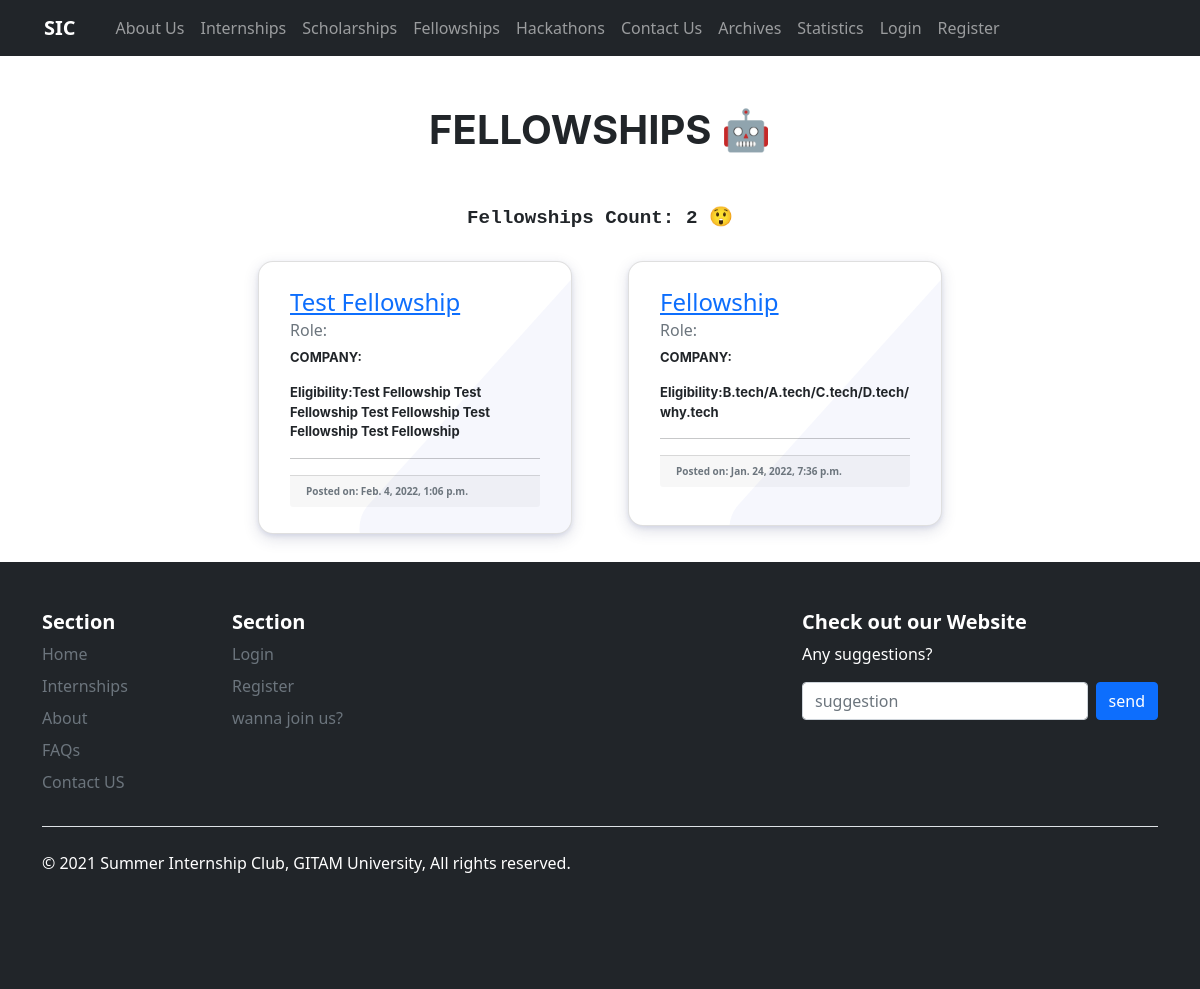
The app's page /fellowships/, older data.
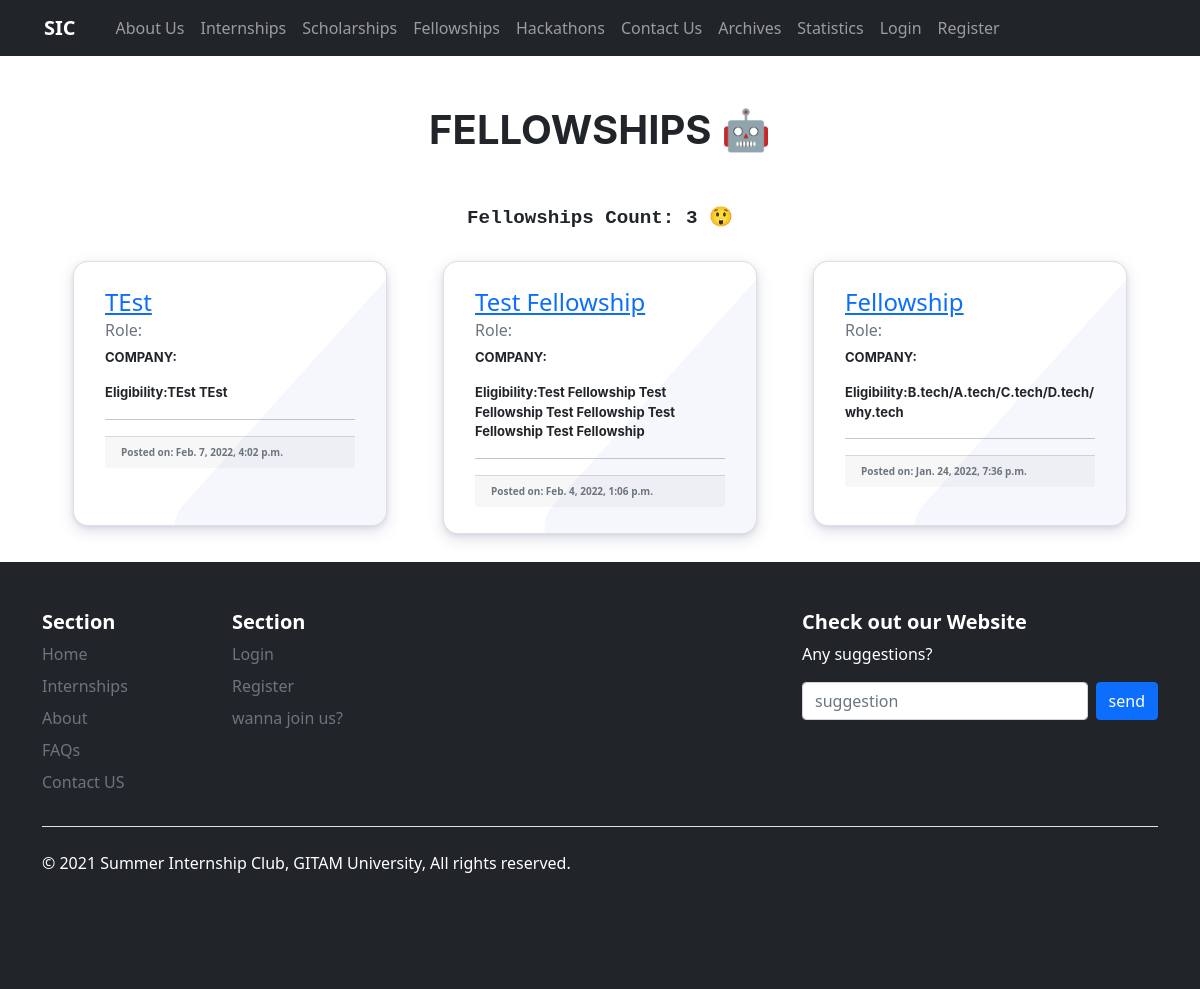
The same page, newer data.
### page/models.py (models this page shows, shortened)
class Fellowships(models.Model):
    name = models.CharField(max_length=150)
    description = models.TextField()
    duration = models.CharField(max_length=35)
    eligibility = models.TextField()
    location_and_format = models.CharField(max_length=100)
    university_organization = models.CharField(max_length=100, null=True)
    funding = models.CharField(max_length=10, null=True)
    benifits = models.TextField()
    date_of_expiry = models.DateField()
    date_posted = models.DateTimeField(default=timezone.now, blank=False)
    referral_link = models.CharField(max_length=150)
    link_to_apply = models.CharField(max_length=150)

### page/views.py (the view)
# urls.py: path('fellowships/', views.fellowships, name='page-fellowships'),
def fellowships(request):
    context = {
        'count': Fellowships.objects.all().count(),
        'fellowships': Fellowships.objects.order_by('-date_posted')
    }
    return render(request, 'page/fellowships.html', context)

### page/templates/page/fellowships.html (shortened to what this page needs)
{% extends "page/base.html" %}
{% block content %}
{% load static %}
<div class="container">
  <div class="heading"><h1>FELLOWSHIPS 🤖</h1></div>
  <div class="count">Fellowships Count: {{ count }} 😲</div>
    <div class="fullcontainer">
        {% for post in fellowships %}
        <div class="grid">
            <div class="card cardtwo">
                <div class="hover_color_bubble"></div>
                <div class="card-body">
                    <h4><a href="{% url 'specific_fellowship' post.name %}">{{ post.name }}</a></h4>
                    <h6 class="card-subtitle mb-2 text-muted">Role: {{ post.role }}</h6>
                    <p class="card-text ">COMPANY:{{ post.comapny_org }}</p>
                    <p class="card-text">Eligibility:{{post.eligibility}}</p>
                    <hr>
                    <div class="card-footer text-muted" style="font-size:10px; text-align:left">Posted on: {{ post.date_posted }}
                    </div>
                </div>
            </div>
        </div>
        {% endfor %}
    </div>
</div>
{% endblock content %}

Row changes from the older to the newer data that the page shows:
added Fellowships: name "TEst", eligibility "TEst TEst", date_posted "Feb. 7, 2022, 4:02 p.m."
Text that changed along with them:
{{ count }}: "2" → "3"
